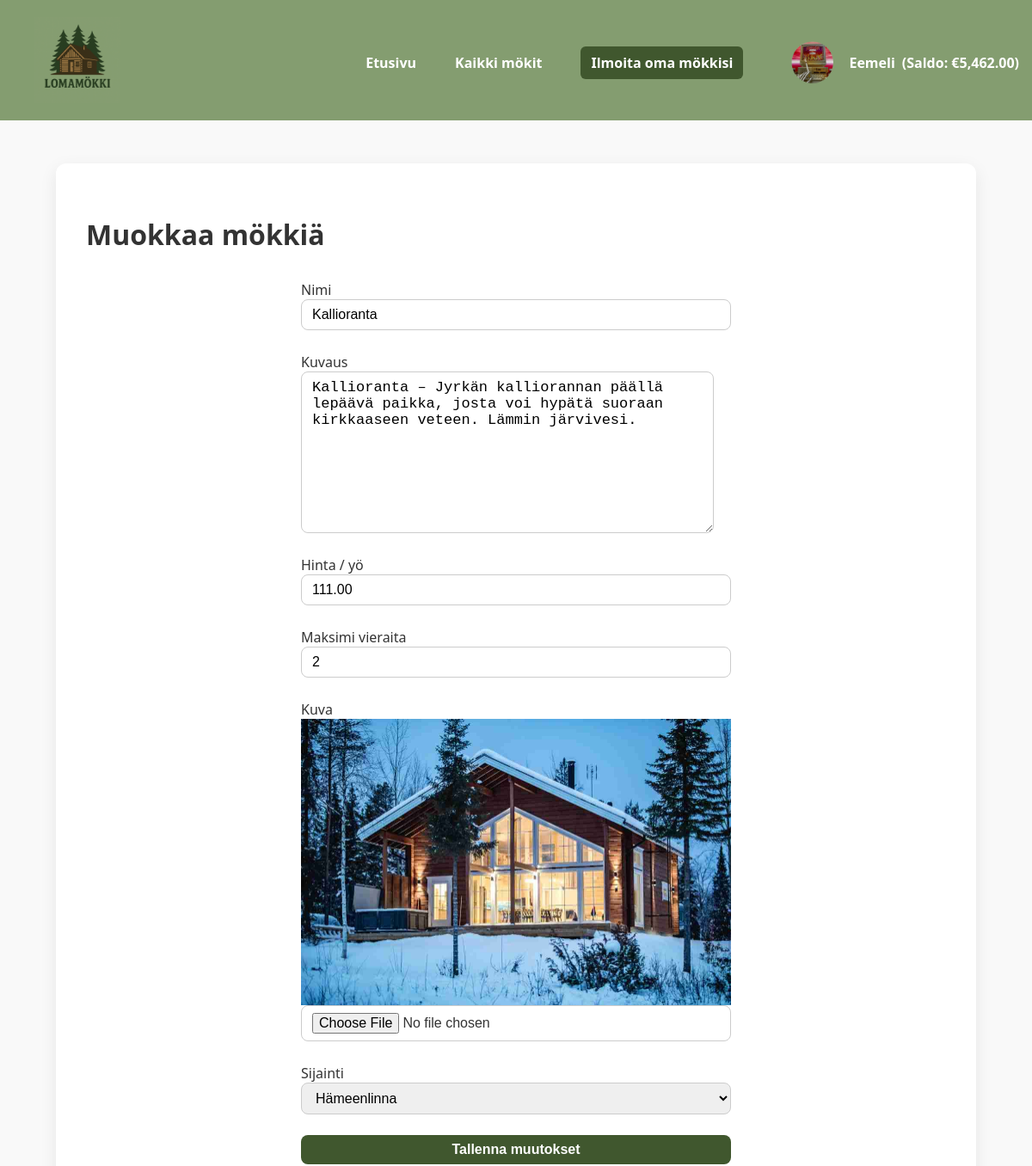
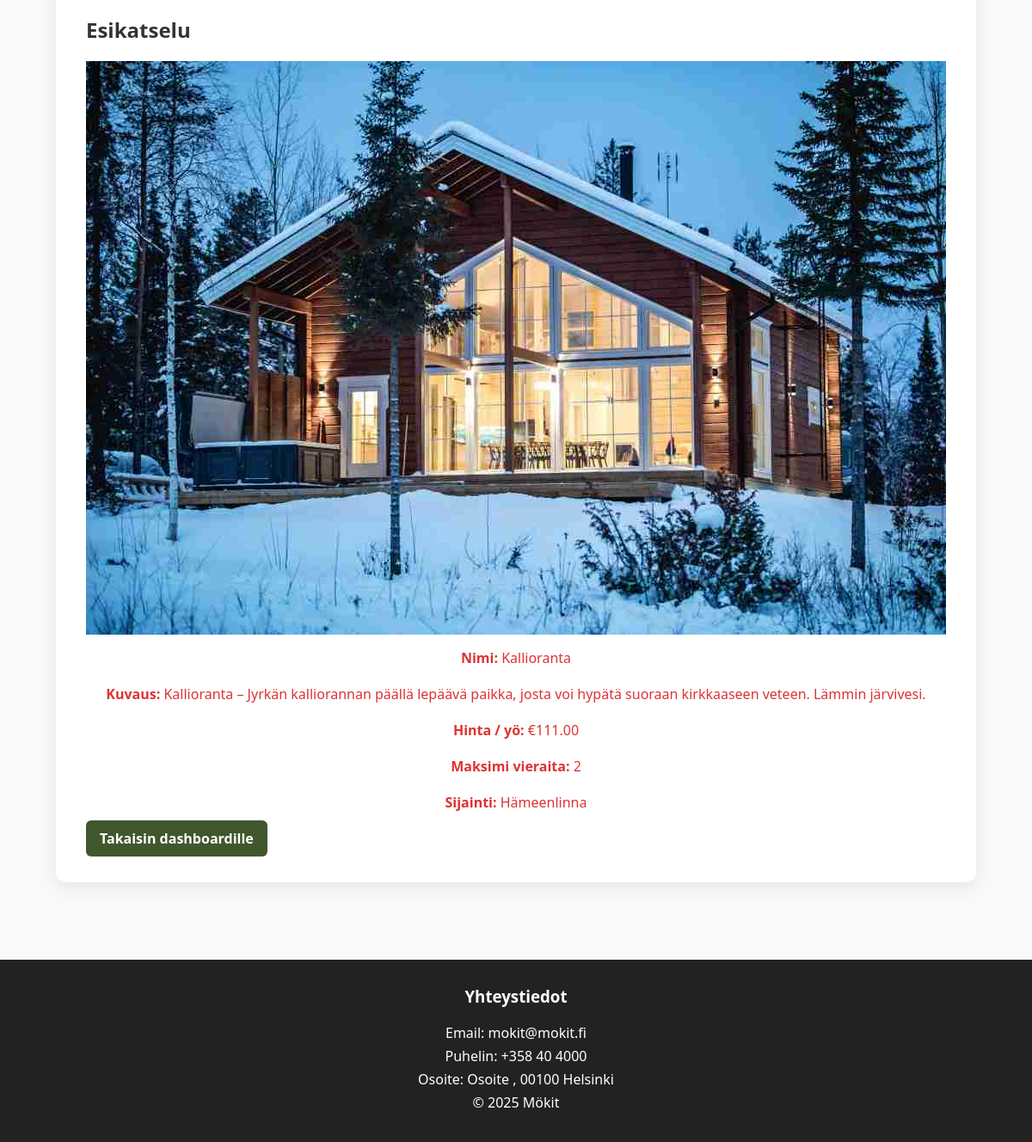
The app's page /edit_cabin.php?id=15 (signed in), older data (2 pictures, top to bottom).
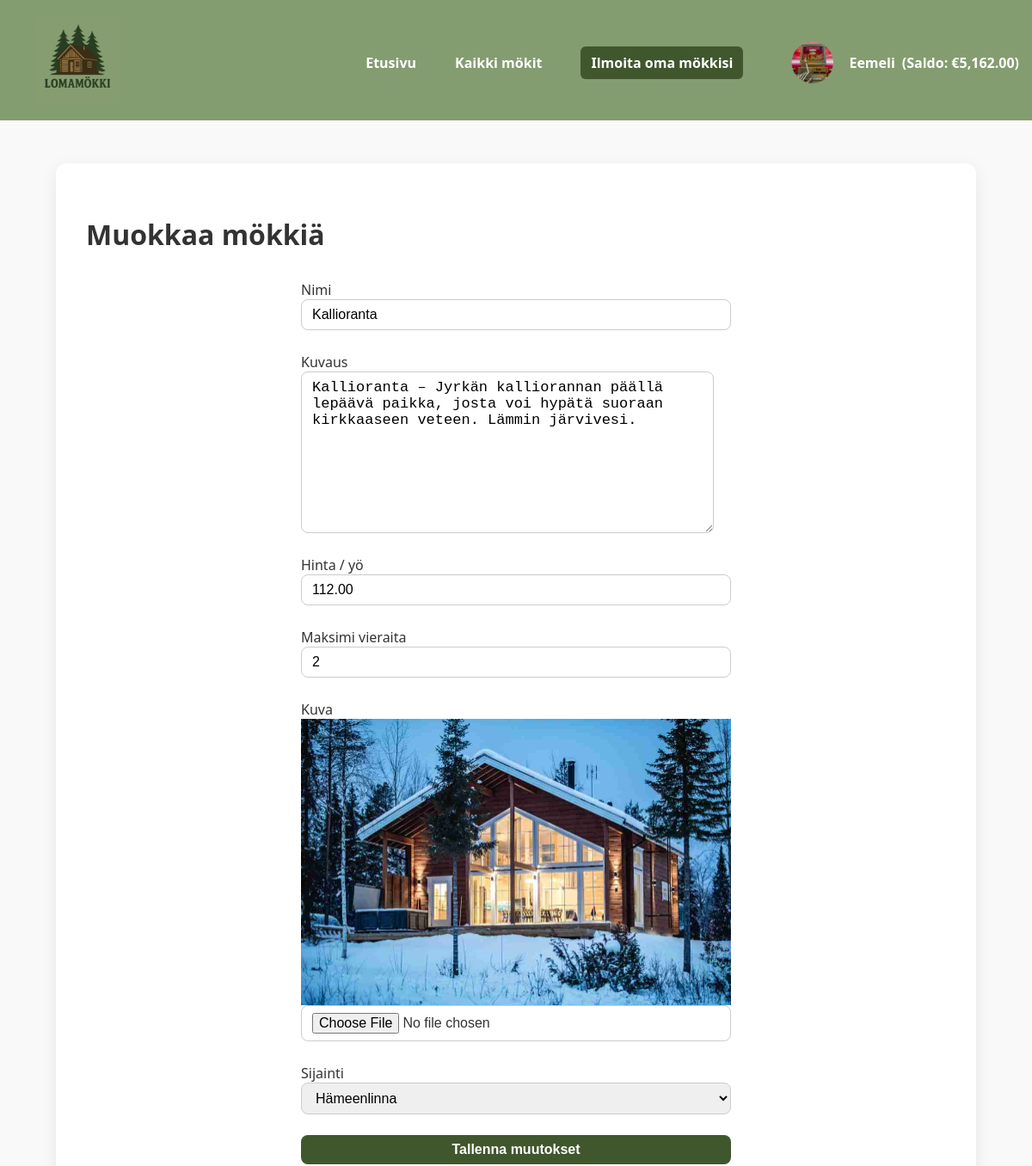
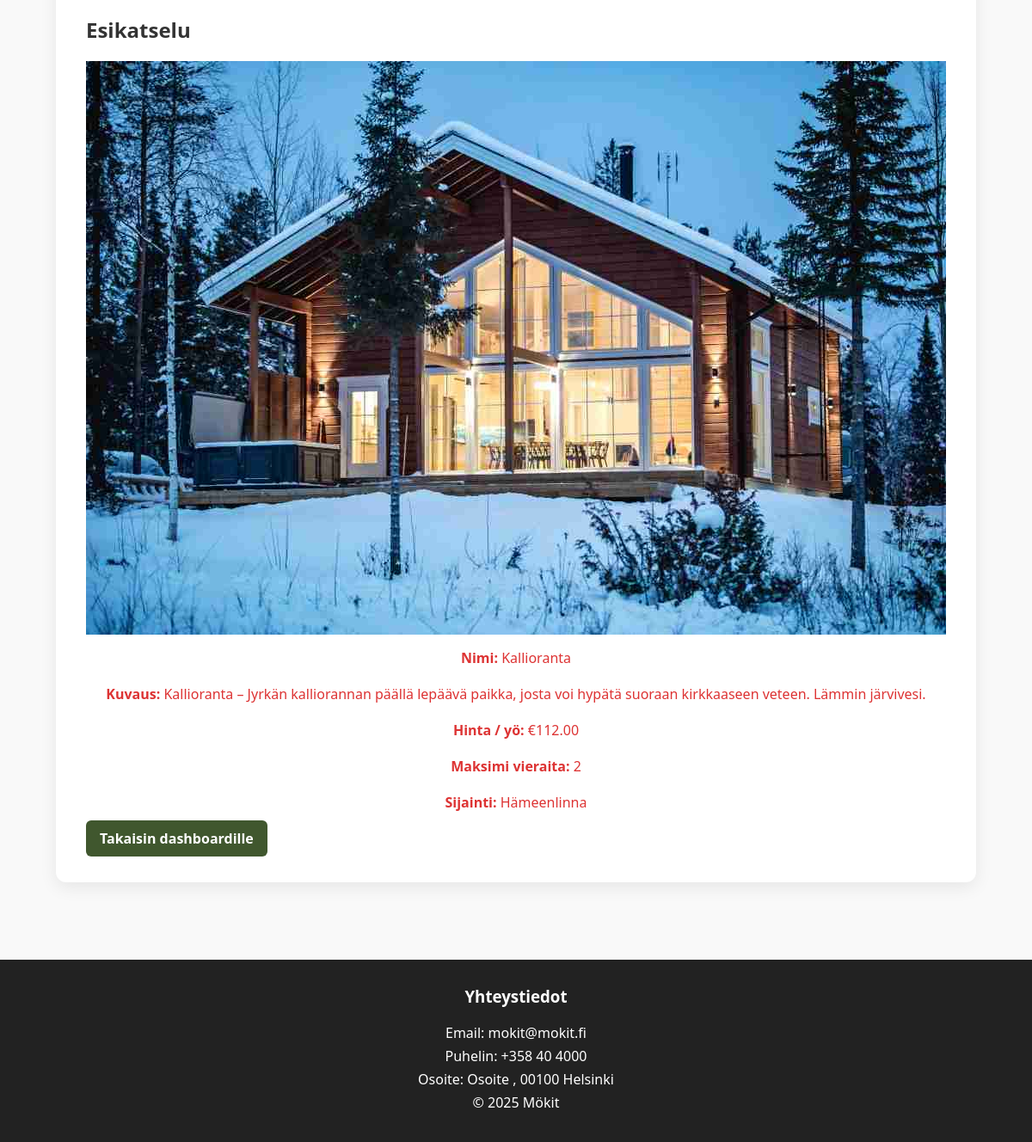
The same page, newer data (2 pictures, top to bottom).
### tables this page shows
CREATE TABLE `users` (
  `id` int(11) NOT NULL,
  `username` varchar(100) NOT NULL,
  `email` varchar(255) NOT NULL,
  `phone` varchar(30) NOT NULL,
  `profile_image` varchar(255) DEFAULT NULL,
  `password` varchar(255) NOT NULL,
  `created_at` timestamp NOT NULL DEFAULT current_timestamp(),
  `balance` decimal(10,2) DEFAULT 0.00,
  `role` enum('admin','user') NOT NULL DEFAULT 'user'
);

CREATE TABLE `cabins` (
  `id` int(11) NOT NULL,
  `owner_id` int(11) NOT NULL,
  `name` varchar(100) NOT NULL,
  `description` text DEFAULT NULL,
  `price_per_night` decimal(8,2) NOT NULL,
  `max_guests` int(11) NOT NULL DEFAULT 4,
  `image` varchar(255) DEFAULT NULL,
  `location` varchar(100) DEFAULT '',
  `user_id` int(11) DEFAULT NULL,
  `availability` tinyint(1) DEFAULT 1
);

### edit_cabin.php (the view, shortened to what this page needs)
<?php
require 'config.php';
include 'header.php';
$locations = [
    'Helsinki','Espoo','Tampere','Vantaa','Oulu','Turku',
    'Jyväskylä','Lahti','Kuopio','Pori','Lappeenranta','Vaasa',
    'Seinäjoki','Rovaniemi','Kotka','Joensuu','Hämeenlinna','Kouvola',
    'Salo','Mikkeli','Hyvinkää','Nokia','Kajaani','Savonlinna',
    'Riihimäki','Kerava','Kemi','Kokkola','Loimaa','Raisio'
];
$id = (int)($_GET['id'] ?? 0);
$stmt = $pdo->prepare("SELECT * FROM cabins WHERE id = ? AND owner_id = ?");
$stmt->execute([$id, $_SESSION['user_id']]);
$cabin = $stmt->fetch(PDO::FETCH_ASSOC);
?>
<!doctype html>
<html lang="fi">
<head>
<link rel="stylesheet" href="style.css">
</head>
<body>
<main class="add_cabin">
  <h1>Muokkaa mökkiä</h1>
  <div class="edit-grid">
    <form method="post" enctype="multipart/form-data" class="admin-form">
        <label>Nimi
          <input type="text" name="name" value="<?=htmlspecialchars($cabin['name'])?>" required>
        </label>
        <label>Kuvaus
          <textarea name="description" style="height:188px; width:480px; font-size:17px;" required><?=htmlspecialchars($cabin['description'])?></textarea>
        </label>
        <label>Hinta / yö
          <input type="number" step="0.01" name="price_per_night" value="<?=htmlspecialchars($cabin['price_per_night'])?>" required>
        </label>
        <label>Maksimi vieraita
          <input type="number" name="max_guests" value="<?=htmlspecialchars($cabin['max_guests'])?>" required>
        </label>
        <label>Kuva
          <?php if (!empty($cabin['image'])): ?>
              <img src="<?=htmlspecialchars($cabin['image'])?>" alt="Mökki" class="cabin-thumb">
          <?php endif; ?>
          <input type="file" name="image" accept="image/*">
        </label>
        <label>Sijainti
          <select name="location" required>
              <?php foreach ($locations as $loc): ?>
                  <option value="<?=htmlspecialchars($loc)?>" <?=($loc == $cabin['location']) ? 'selected' : ''?>>
                      <?=htmlspecialchars($loc)?>
                  </option>
              <?php endforeach; ?>
          </select>
        </label>
        <button type="submit">Tallenna muutokset</button>
    </form>
    <section class="cabin-preview">
        <h2>Esikatselu</h2>
        <?php if (!empty($cabin['image'])): ?>
          <img src="<?=htmlspecialchars($cabin['image'])?>" alt="<?=htmlspecialchars($cabin['name'])?>" class="cabin-thumb">
        <?php endif; ?>
        <div class="cabin-info">
          <p><strong>Nimi:</strong> <?=htmlspecialchars($cabin['name'])?></p>
          <p><strong>Kuvaus:</strong> <?=nl2br(htmlspecialchars($cabin['description']))?></p>
          <p><strong>Hinta / yö:</strong> €<?=number_format($cabin['price_per_night'],2)?></p>
          <p><strong>Maksimi vieraita:</strong> <?=htmlspecialchars($cabin['max_guests'])?></p>
          <p><strong>Sijainti:</strong> <?=htmlspecialchars($cabin['location'] ?? 'Ei määritelty')?></p>
        </div>
    </section>
  </div>
  <a href="dashboard.php" class="btn back-btn">Takaisin dashboardille</a>
</main>
</body>
</html>
<?php include 'footer.php'; ?>

### header.php (shortened to what this page needs)
<?php
require 'config.php';
$user = null;
if (isset($_SESSION['user_id'])) {
    $stmt = $pdo->prepare("SELECT * FROM users WHERE id = ?");
    $stmt->execute([$_SESSION['user_id']]);
    $user = $stmt->fetch();
    $user_balance = $user['balance'] ?? 0;
}
?>
<header>
  <div class="header-flex" style="display:flex;justify-content:space-between;align-items:center;padding:20px 0;">
<a href="index.php"><img src="images/logo.png" width="100" alt="Lomamökki logo" style="margin-left:40px;"></a>
    <nav style="display:flex;align-items:center;gap:15px;">
      <a href="index.php" style="color:#fff;text-decoration:none;font-weight:600;">Etusivu</a>
      <a href="all_cabins.php" style="color:#fff;text-decoration:none;font-weight:600;">Kaikki mökit</a>
      <a href="<?= isset($_SESSION['user_id']) ? 'add_cabin.php' : 'login.php'; ?>" class="btn" style="color:#fff;background:#40572e;padding:8px 12px;border-radius:6px;">Ilmoita oma mökkisi</a>
      <?php if ($user): ?>
      <div class="profile-dropdown" style="position:relative;">
        <a href="#" style="display:flex;align-items:center;color:#fff;text-decoration:none;">
          <img src="<?=htmlspecialchars($user['profile_image'] ?? 'default-avatar.png')?>" alt="Profiili" class="profile-pic" style="width:70px;height:70px;border-radius:50%;object-fit:cover;margin-right:8px;">
          <?=htmlspecialchars($user['username'])?>
          <span style="margin-left:8px;font-weight:600;">(Saldo: €<?=number_format($user_balance, 2)?>)</span>
        </a>
      </div>
      <?php else: ?>
        <a href="login.php" style="color:#fff;text-decoration:none;font-weight:600;">Kirjaudu / Rekisteröidy</a>
      <?php endif; ?>
    </nav>
  </div>
</header>

Row changes from the older to the newer data that the page shows:
changed users "Eemeli": balance "5,462.00" → "5,162.00"
changed cabins "Kallioranta": price_per_night "111.00" → "112.00"
